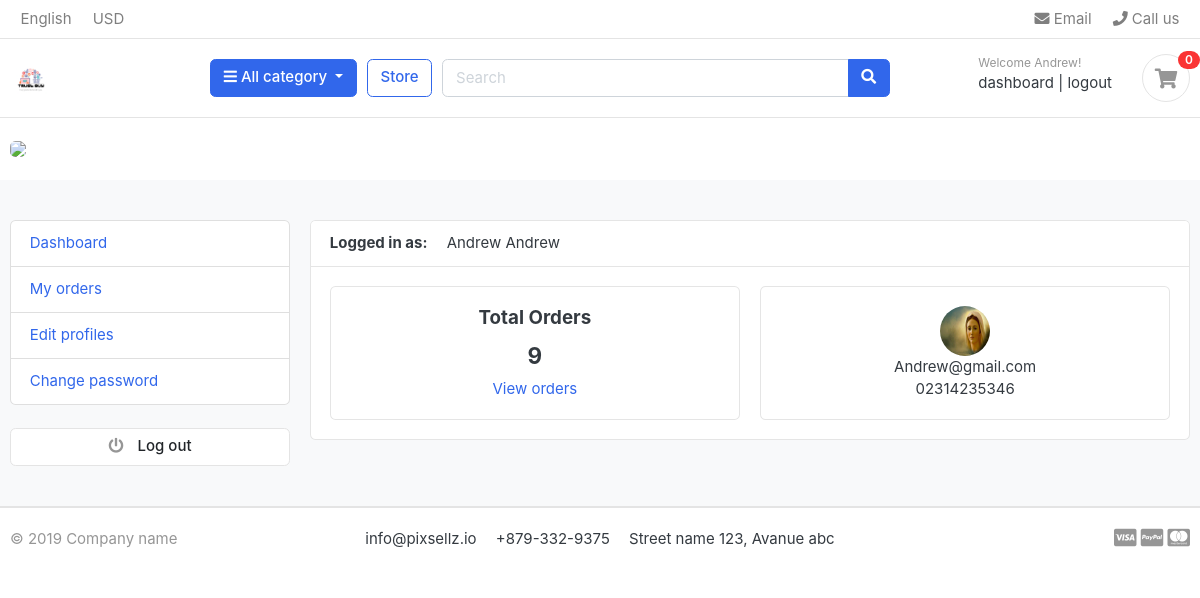
Screenshot of /accounts/dashboard/ (signed in) with the database file from the repository.
### Accounts/models.py (models this page shows, shortened)
class Account(AbstractBaseUser):
    first_name = models.CharField(max_length=15)
    last_name = models.CharField(max_length=15)
    username = models.CharField(max_length=30, unique=True)
    phonenumber = models.CharField(max_length=13)
    email = models.EmailField(max_length=50, unique=True)
    data_joined = models.DateTimeField(auto_now_add=True)
    last_login = models.DateTimeField(auto_now_add=True)
    is_admin = models.BooleanField(default=False)
    is_staff = models.BooleanField(default=False)
    is_active = models.BooleanField(default=True)
    is_anonymous = models.BooleanField(default=False)
    is_superadmin = models.BooleanField(default=False)
    USERNAME_FIELD = 'email'
    REQUIRED_FIELDS = ['username', 'first_name', 'last_name']
    objects = MyAccountManager()
    def full_name(self):
        return f'{self.first_name} {self.last_name}'

class UserProfile(models.Model):
    user = models.OneToOneField(Account, on_delete=models.CASCADE)
    profile_picture = models.ImageField(upload_to='userprofile', blank=True)
    address_line_1 = models.CharField(max_length=50, blank=True)
    address_line_2 = models.CharField(max_length=50, blank=True)
    phone_number = models.CharField(max_length=13, blank=True)
    city = models.CharField(max_length=50, blank=True)
    state = models.CharField(max_length=50, blank=True)
    country = models.CharField(max_length=50, blank=True)
    @property
    def profile_picture_url(self):
        try:
            url = self.profile_picture.url
        except:
            url = ''
        return url

### Accounts/views.py (the view)
# urls.py: path('dashboard/', views.dashboard, name='dashboard'),
@login_required(login_url='login')
def dashboard(request):
    user_profile, _ = UserProfile.objects.get_or_create(user=request.user)
    orders = Order.objects.order_by('-created_at').filter(user_id=request.user.id, is_ordered=True)
    orders_count = orders.count()
    context = {
        'orders': orders,
        'orders_count': orders_count,
        'user_profile': user_profile
    }
    return render(request, 'Accounts/dashboard.html', context)

### Cart/context_processors.py (called while the page is built)
def counter(request):
    item_count = 0
    if 'admin' in request.path:
        return {}
    else:
        try:
            cart = Cart.objects.filter(cart_id=_cart_id(request))
            if request.user.is_authenticated:
                cart_items = CartItem.objects.all().filter(user=request.user, is_active=True)
            else:
                cart_items = CartItem.objects.all().filter(cart=cart[:1])
            for cart_item in cart_items:
                item_count += cart_item.quantity
        except Cart.DoesNotExist:
            item_count = 0
    return dict(item_count=item_count)

### Cart/views.py (called while the page is built)
def _cart_id(request):
    cart = request.session.session_key
    if not cart:
        cart = request.session.create()
    return cart

### store/context_processors.py (called while the page is built)
def menu_links(request):
    links = Category.objects.values('name', 'slug')
    return dict(links=links)

### Accounts/templates/Accounts/dashboard.html (shortened to what this page needs)
{% extends 'store/index.html' %}
{% block content %}
<section class="section-conten padding-y bg">
<div class="container">
	<div class="row">
	{% include 'Accounts/includes/dashboard_slidebar.html' %}
	<main class="col-md-9">
		<article class="card">
		<header class="card-header">
			<strong class="d-inline-block mr-3">Logged in as:</strong>
			<span>{{user.full_name}}</span>
		</header>
		<div class="card-body">
			<div class="row">
				<div class="col-md-6">
					<div class="card">
						<div class="card-body" style="text-align:center;">
							<h5 class="card-title">Total Orders</h5>
							<h4>{{orders_count}}</h4>
							<a href="{% url 'my_orders' %}">View orders</a>
						</div>
					</div>
				</div>
				<div class="col-md-6">
					<div class="card" style="text-align:center;">
						<div class="card-body">
							<img src="{{user_profile.profile_picture_url}}" alt="User Profile Picture" width="50" height="50" style="border-radius:50%;">
							<p class="mb-0">{{user.email}}</p>
							<p>{{user.phonenumber}}</p>
						</div>
					</div>
				</div>
			</div>
		</div>
		</article>
	</main>
</div>
</div>
</section>
{% endblock %}

### store/templates/store/index.html (shortened to what this page needs)
{% load static %}
<!DOCTYPE HTML>
<html lang="en">
<head>
<link href="{% static 'css/bootstrap.css' %}" rel="stylesheet" type="text/css"/>
<link href="{% static 'fonts/fontawesome/css/all.min.css' %}" type="text/css" rel="stylesheet">
<link href="{% static 'css/ui.css' %}" rel="stylesheet" type="text/css"/>
<link href="{% static 'css/responsive.css' %}" rel="stylesheet" media="only screen and (max-width: 1200px)" />
<link href="{% static 'css/custom.css' %}" rel="stylesheet" type="text/css"/>
</head>
<body>
<header class="section-header">
<nav class="navbar p-md-0 navbar-expand-sm navbar-light border-bottom">
<div class="container">
  <div class="collapse navbar-collapse" id="navbarTop4">
    <ul class="navbar-nav mr-auto">
    	<li class="nav-item dropdown">
		 	<a href="#" class="nav-link">   English </a>
		</li>
		<li class="nav-item dropdown">
			<a href="#" class="nav-link"> USD </a>
		</li>
    </ul>
    <ul class="navbar-nav">
		<li><a href="#" class="nav-link"> <i class="fa fa-envelope"></i> Email </a></li>
		<li><a href="#" class="nav-link"> <i class="fa fa-phone"></i> Call us </a></li>
	</ul>
  </div>
</div>
</nav>
<section class="header-main border-bottom">
	<div class="container">
<div class="row align-items-center">
	<div class="col-lg-2 col-md-3 col-6">
		<a href="{% url 'home' %}" class="brand-wrap">
			<img class="logo" src="{% static './images/logo.png' %}">
		</a>
	</div>
	<div class="col-lg col-sm col-md col-6 flex-grow-0">
		<div class="category-wrap dropdown d-inline-block float-right">
			<button type="button" class="btn btn-primary dropdown-toggle" data-toggle="dropdown">
				<i class="fa fa-bars"></i> All category
			</button>
		</div>
	</div>
	<a href="{% url 'store' %}" class="btn btn-outline-primary">Store</a>
	<div class="col-lg  col-md-6 col-sm-12 col">
		<form action="{% url 'search' %}" class="search">
			<div class="input-group w-100">
			    <input type="text" class="form-control" style="width:60%;" placeholder="Search", name="keyword">
			    <div class="input-group-append">
			      <button class="btn btn-primary" type="submit">
			        <i class="fa fa-search"></i>
			      </button>
			    </div>
		    </div>
		</form>
	</div>
	<div class="col-lg-3 col-sm-6 col-8 order-2 order-lg-3">
				<div class="d-flex justify-content-end mb-3 mb-lg-0">
					{% if user.is_authenticated %}
					<div class="widget-header">
						<small class="title text-muted">Welcome {{user.first_name}}!</small>
						<div>
							<a href="{% url 'dashboard' %}">dashboard</a> <span class="dark-transp"> | </span>
							<a href="{% url 'logout' %}"> logout</a>
						</div>
					</div>
					{% endif %}
					<a href="{% url 'cart' %}" class="widget-header pl-3 ml-3">
						<div class="icon icon-sm rounded-circle border"><i class="fa fa-shopping-cart"></i></div>
						<span class="badge badge-pill badge-danger notify">{{item_count}}</span>
					</a>
				</div>
			</div>
</div>
	</div>
</section>
</header>
<section class="section-intro padding-y-sm">
<div class="container">
<div class="intro-banner-wrap">
	<img src="{% static 'images/banners/1.jpg' %}" class="img-fluid rounded">
</div>
</div>
</section>
{% block content %}
{% endblock %}
<footer class="section-footer border-top">
	<div class="container">
		<section class="footer-bottom border-top row">
			<div class="col-md-2">
				<p class="text-muted"> &copy 2019 Company name </p>
			</div>
			<div class="col-md-8 text-md-center">
				<span  class="px-2">info@pixsellz.io</span>
				<span  class="px-2">+879-332-9375</span>
				<span  class="px-2">Street name 123, Avanue abc</span>
			</div>
			<div class="col-md-2 text-md-right text-muted">
				<i class="fab fa-lg fa-cc-visa"></i>
				<i class="fab fa-lg fa-cc-paypal"></i>
				<i class="fab fa-lg fa-cc-mastercard"></i>
			</div>
		</section>
	</div>
</footer>
</body>
</html>

### static/css/ui.css (style rules this page uses)
html { font-family: "Inter", sans-serif; font-size: 15px; }
.icon-xs, .icon-sm, .icon-md, .icon-lg { display: inline-block; text-align: center; flex-shrink: 0; flex-grow: 0; }
.icon-sm { width: 48px; height: 48px; line-height: 48px !important; font-size: 20px; }
.padding-y { padding-top: 40px; padding-bottom: 40px; }
.padding-y-sm { padding-top: 20px; padding-bottom: 20px; }
article:after, .form-group:after { display: block; clear: both; content: ""; }
.bg { background-color: #f8f9fa; }
p:last-child { margin-bottom: 0; }
.header-main { position: relative; padding-top: 1rem; padding-bottom: 1rem; }
.brand-wrap .logo, .navbar-brand .logo { margin-right: 7px; max-height: 42px; display: inline-block; }
.widget-header { display: inline-block; vertical-align: middle; position: relative; }
.widget-header a { color: #343a40; }
.widget-header i { color: #969696; }
.widget-header .title { display: block; }
.widget-header .notify { position: absolute; top: -3px; right: -10px; }
.footer-bottom { padding-top: 20px; padding-bottom: 20px; }
.notify { position: absolute; top: -4px; right: -10px; display: inline-block; padding: 0.25em 0.6em; font-size: 12px; line-height: 1; text-align: center; border-radius: 3rem; color: #fff; background-color: #fa3434; }

### rows the page displays
Account: first_name "Andrew", full_name "Andrew Andrew", email "Andrew@gmail.com", phonenumber "02314235346"
UserProfile: profile_picture_url (picture)

### other values shown
{{ item_count }} "0"
{{ orders_count }} "9"
